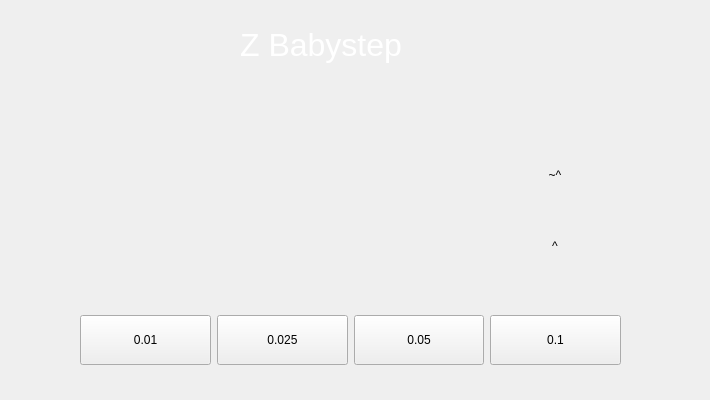
  <widget class="QWidget" name="babystep_page">
   <property name="sizePolicy">
    <sizepolicy hsizetype="MinimumExpanding" vsizetype="MinimumExpanding">
     <horstretch>1</horstretch>
     <verstretch>1</verstretch>
    </sizepolicy>
   </property>
   <property name="minimumSize">
    <size>
     <width>710</width>
     <height>400</height>
    </size>
   </property>
   <property name="maximumSize">
    <size>
     <width>720</width>
     <height>420</height>
    </size>
   </property>
   <property name="layoutDirection">
    <enum>Qt::LeftToRight</enum>
   </property>
   <property name="styleSheet">
    <string notr="true"/>
   </property>
   <widget class="QWidget" name="horizontalLayoutWidget">
    <property name="geometry">
     <rect>
      <x>80</x>
      <y>300</y>
      <width>541</width>
      <height>80</height>
     </rect>
    </property>
    <layout class="QHBoxLayout" name="bbp_offset_steps_buttons">
     <item>
      <widget class="QPushButton" name="bbp_nozzle_offset_01">
       <property name="minimumSize">
        <size>
         <width>0</width>
         <height>50</height>
        </size>
       </property>
       <property name="text">
        <string>0.01</string>
       </property>
       <property name="checkable">
        <bool>true</bool>
       </property>
       <property name="button_type" stdset="0">
        <string/>
       </property>
       <property name="icon_pixmap" stdset="0">
        <pixmap/>
       </property>
       <attribute name="buttonGroup">
        <string notr="true">bbp_offset_value_selector_group</string>
       </attribute>
      </widget>
     </item>
     <item>
      <widget class="QPushButton" name="bbp_nozzle_offset_025">
       <property name="minimumSize">
        <size>
         <width>0</width>
         <height>50</height>
        </size>
       </property>
       <property name="text">
        <string>0.025</string>
       </property>
       <property name="checkable">
        <bool>true</bool>
       </property>
       <property name="button_type" stdset="0">
        <string/>
       </property>
       <property name="icon_pixmap" stdset="0">
        <pixmap/>
       </property>
       <attribute name="buttonGroup">
        <string notr="true">bbp_offset_value_selector_group</string>
       </attribute>
      </widget>
     </item>
     <item>
      <widget class="QPushButton" name="bbp_nozzle_offset_05">
       <property name="minimumSize">
        <size>
         <width>0</width>
         <height>50</height>
        </size>
       </property>
       <property name="text">
        <string>0.05</string>
       </property>
       <property name="checkable">
        <bool>true</bool>
       </property>
       <property name="button_type" stdset="0">
        <string/>
       </property>
       <property name="icon_pixmap" stdset="0">
        <pixmap/>
       </property>
       <attribute name="buttonGroup">
        <string notr="true">bbp_offset_value_selector_group</string>
       </attribute>
      </widget>
     </item>
     <item>
      <widget class="QPushButton" name="bbp_nozzle_offset_1">
       <property name="minimumSize">
        <size>
         <width>0</width>
         <height>50</height>
        </size>
       </property>
       <property name="text">
        <string>0.1</string>
       </property>
       <property name="checkable">
        <bool>true</bool>
       </property>
       <property name="button_type" stdset="0">
        <string/>
       </property>
       <property name="icon_pixmap" stdset="0">
        <pixmap/>
       </property>
       <attribute name="buttonGroup">
        <string notr="true">bbp_offset_value_selector_group</string>
       </attribute>
      </widget>
     </item>
    </layout>
   </widget>
   <widget class="QWidget" name="horizontalLayoutWidget_6">
    <property name="geometry">
     <rect>
      <x>9</x>
      <y>10</y>
      <width>691</width>
      <height>71</height>
     </rect>
    </property>
    <layout class="QHBoxLayout" name="bbp_header_layout" stretch="1,0">
     <item alignment="Qt::AlignHCenter|Qt::AlignVCenter">
      <widget class="QLabel" name="bbp_header_title">
       <property name="sizePolicy">
        <sizepolicy hsizetype="MinimumExpanding" vsizetype="MinimumExpanding">
         <horstretch>0</horstretch>
         <verstretch>0</verstretch>
        </sizepolicy>
       </property>
       <property name="minimumSize">
        <size>
         <width>200</width>
         <height>60</height>
        </size>
       </property>
       <property name="maximumSize">
        <size>
         <width>16777215</width>
         <height>16777215</height>
        </size>
       </property>
       <property name="font">
        <font>
         <pointsize>24</pointsize>
        </font>
       </property>
       <property name="styleSheet">
        <string notr="true">background: transparent; color: white;</string>
       </property>
       <property name="text">
        <string>Z Babystep</string>
       </property>
       <property name="alignment">
        <set>Qt::AlignCenter</set>
       </property>
      </widget>
     </item>
     <item alignment="Qt::AlignRight|Qt::AlignVCenter">
      <widget class="BlocksCustomButton" name="babystep_back_btn">
       <property name="sizePolicy">
        <sizepolicy hsizetype="Fixed" vsizetype="Fixed">
         <horstretch>0</horstretch>
         <verstretch>0</verstretch>
        </sizepolicy>
       </property>
       <property name="minimumSize">
        <size>
         <width>60</width>
         <height>60</height>
        </size>
       </property>
       <property name="maximumSize">
        <size>
         <width>60</width>
         <height>60</height>
        </size>
       </property>
       <property name="text">
        <string/>
       </property>
       <property name="flat">
        <bool>true</bool>
       </property>
       <property name="button_type" stdset="0">
        <string>icon</string>
       </property>
       <property name="icon_pixmap" stdset="0">
        <pixmap resource="resources/button_resources.qrc">:/button_borders/media/btn_icons/back.svg</pixmap>
       </property>
      </widget>
     </item>
    </layout>
   </widget>
   <widget class="QLabel" name="bbp_babystep_graphic">
    <property name="geometry">
     <rect>
      <x>140</x>
      <y>150</y>
      <width>351</width>
      <height>121</height>
     </rect>
    </property>
    <property name="layoutDirection">
     <enum>Qt::RightToLeft</enum>
    </property>
    <property name="text">
     <string/>
    </property>
    <property name="pixmap">
     <pixmap resource="resources/graphic_resources.qrc">:/graphics/media/graphics/babystep_graphic.png</pixmap>
    </property>
    <property name="scaledContents">
     <bool>false</bool>
    </property>
    <property name="alignment">
     <set>Qt::AlignCenter</set>
    </property>
   </widget>
   <widget class="QWidget" name="verticalLayoutWidget_2">
    <property name="geometry">
     <rect>
      <x>510</x>
      <y>135</y>
      <width>91</width>
      <height>151</height>
     </rect>
    </property>
    <layout class="QVBoxLayout" name="bbp_buttons_layout" stretch="1,1">
     <property name="leftMargin">
      <number>5</number>
     </property>
     <property name="topMargin">
      <number>5</number>
     </property>
     <property name="rightMargin">
      <number>5</number>
     </property>
     <property name="bottomMargin">
      <number>5</number>
     </property>
     <item>
      <widget class="BlocksCustomButton" name="bbp_away_from_bed">
       <property name="sizePolicy">
        <sizepolicy hsizetype="Fixed" vsizetype="Fixed">
         <horstretch>0</horstretch>
         <verstretch>0</verstretch>
        </sizepolicy>
       </property>
       <property name="minimumSize">
        <size>
         <width>70</width>
         <height>60</height>
        </size>
       </property>
       <property name="maximumSize">
        <size>
         <width>80</width>
         <height>60</height>
        </size>
       </property>
       <property name="text">
        <string>~^</string>
       </property>
       <property name="flat">
        <bool>true</bool>
       </property>
       <property name="button_type" stdset="0">
        <string>icon</string>
       </property>
       <property name="icon_pixmap" stdset="0">
        <pixmap resource="resources/icon_resources.qrc">:/arrow_icons/media/btn_icons/up_arrow.svg</pixmap>
       </property>
       <attribute name="buttonGroup">
        <string notr="true">bbp_option_button_group</string>
       </attribute>
      </widget>
     </item>
     <item>
      <widget class="BlocksCustomButton" name="bbp_close_to_bed">
       <property name="sizePolicy">
        <sizepolicy hsizetype="Fixed" vsizetype="Fixed">
         <horstretch>0</horstretch>
         <verstretch>0</verstretch>
        </sizepolicy>
       </property>
       <property name="minimumSize">
        <size>
         <width>70</width>
         <height>60</height>
        </size>
       </property>
       <property name="maximumSize">
        <size>
         <width>80</width>
         <height>60</height>
        </size>
       </property>
       <property name="text">
        <string>^</string>
       </property>
       <property name="flat">
        <bool>true</bool>
       </property>
       <property name="icon_pixmap" stdset="0">
        <pixmap resource="resources/icon_resources.qrc">:/arrow_icons/media/btn_icons/down_arrow.svg</pixmap>
       </property>
       <property name="button_type" stdset="0">
        <string>icon</string>
       </property>
       <attribute name="buttonGroup">
        <string notr="true">bbp_option_button_group</string>
       </attribute>
      </widget>
     </item>
    </layout>
   </widget>
   <widget class="QLabel" name="bbp_z_offset_current_value">
    <property name="geometry">
     <rect>
      <x>300</x>
      <y>190</y>
      <width>100</width>
      <height>60</height>
     </rect>
    </property>
    <property name="sizePolicy">
     <sizepolicy hsizetype="Fixed" vsizetype="Fixed">
      <horstretch>0</horstretch>
      <verstretch>0</verstretch>
     </sizepolicy>
    </property>
    <property name="minimumSize">
     <size>
      <width>100</width>
      <height>60</height>
     </size>
    </property>
    <property name="maximumSize">
     <size>
      <width>100</width>
      <height>60</height>
     </size>
    </property>
    <property name="font">
     <font>
      <pointsize>13</pointsize>
     </font>
    </property>
    <property name="styleSheet">
     <string notr="true">background: transparent; color: white;</string>
    </property>
    <property name="text">
     <string/>
    </property>
    <property name="pixmap">
     <pixmap resource="resources/graphic_resources.qrc">:/graphics/media/btn_icons/z_offset_adjust.svg</pixmap>
    </property>
    <property name="alignment">
     <set>Qt::AlignCenter</set>
    </property>
   </widget>
  </widget>
